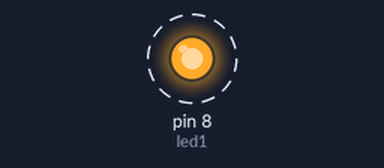
Bench run of a sketch on a simulated Arduino Uno, built with avr-gcc and run on an emulated ATmega328P. Parts: output pins drawn as LEDs (lit = HIGH). Dashed ring = blinking.

Above: at 0.2 s.
Timing chart, 0 to 3.0 s (numbered marks = the images above):
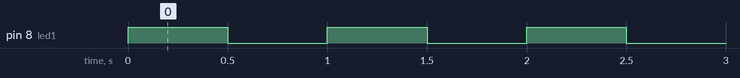

The sketch:

codigo.ino
```cpp
// C++ code
//
const int led1=8;

void setup()
{
  pinMode(led1, OUTPUT);
}

void loop()
{
  digitalWrite(led1, HIGH);
  delay(500);
  digitalWrite(led1, LOW);
  delay(500);
}
```

Measured:
- by itself, pin 8 (led1): alternates HIGH for 0.50 s and LOW for 0.50 s
